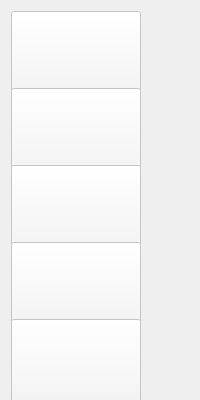
             <widget class="PhilView" name="phil1" native="true">
              <property name="minimumSize">
               <size>
                <width>0</width>
                <height>400</height>
               </size>
              </property>
              <property name="maximumSize">
               <size>
                <width>16777215</width>
                <height>400</height>
               </size>
              </property>
              <layout class="QVBoxLayout" name="verticalLayout_3">
               <item>
                <widget class="QPushButton" name="forkRightPlaceHolder1">
                 <property name="enabled">
                  <bool>false</bool>
                 </property>
                 <property name="minimumSize">
                  <size>
                   <width>130</width>
                   <height>130</height>
                  </size>
                 </property>
                 <property name="maximumSize">
                  <size>
                   <width>130</width>
                   <height>130</height>
                  </size>
                 </property>
                 <property name="text">
                  <string/>
                 </property>
                 <property name="iconSize">
                  <size>
                   <width>120</width>
                   <height>105</height>
                  </size>
                 </property>
                 <property name="checkable">
                  <bool>false</bool>
                 </property>
                 <property name="checked">
                  <bool>false</bool>
                 </property>
                 <property name="autoDefault">
                  <bool>false</bool>
                 </property>
                 <property name="default">
                  <bool>false</bool>
                 </property>
                </widget>
               </item>
               <item>
                <widget class="QPushButton" name="forkRight1">
                 <property name="enabled">
                  <bool>false</bool>
                 </property>
                 <property name="minimumSize">
                  <size>
                   <width>130</width>
                   <height>130</height>
                  </size>
                 </property>
                 <property name="maximumSize">
                  <size>
                   <width>130</width>
                   <height>130</height>
                  </size>
                 </property>
                 <property name="text">
                  <string/>
                 </property>
                 <property name="icon">
                  <iconset resource="Res.qrc">
                   <normaloff>:/philosophers/res/philosophers/Fork.png</normaloff>
                   <normalon>:/philosophers/res/philosophers/Fork.png</normalon>
                   <disabledoff>:/philosophers/res/philosophers/Fork.png</disabledoff>
                   <disabledon>:/philosophers/res/philosophers/Fork.png</disabledon>
                   <activeoff>:/philosophers/res/philosophers/Fork.png</activeoff>
                   <activeon>:/philosophers/res/philosophers/Fork.png</activeon>
                   <selectedoff>:/philosophers/res/philosophers/Fork.png</selectedoff>
                   <selectedon>:/philosophers/res/philosophers/Fork.png</selectedon>:/philosophers/res/philosophers/Fork.png</iconset>
                 </property>
                 <property name="iconSize">
                  <size>
                   <width>120</width>
                   <height>105</height>
                  </size>
                 </property>
                 <property name="checkable">
                  <bool>false</bool>
                 </property>
                 <property name="checked">
                  <bool>false</bool>
                 </property>
                 <property name="autoDefault">
                  <bool>false</bool>
                 </property>
                 <property name="default">
                  <bool>false</bool>
                 </property>
                </widget>
               </item>
               <item>
                <widget class="QPushButton" name="btnPhil1">
                 <property name="enabled">
                  <bool>false</bool>
                 </property>
                 <property name="minimumSize">
                  <size>
                   <width>130</width>
                   <height>130</height>
                  </size>
                 </property>
                 <property name="maximumSize">
                  <size>
                   <width>130</width>
                   <height>130</height>
                  </size>
                 </property>
                 <property name="text">
                  <string/>
                 </property>
                 <property name="icon">
                  <iconset resource="Res.qrc">
                   <normaloff>:/philosophers/res/philosophers/Thinking.png</normaloff>
                   <disabledoff>:/philosophers/res/philosophers/Thinking.png</disabledoff>:/philosophers/res/philosophers/Thinking.png</iconset>
                 </property>
                 <property name="iconSize">
                  <size>
                   <width>120</width>
                   <height>120</height>
                  </size>
                 </property>
                 <property name="checkable">
                  <bool>false</bool>
                 </property>
                 <property name="checked">
                  <bool>false</bool>
                 </property>
                 <property name="autoDefault">
                  <bool>false</bool>
                 </property>
                 <property name="default">
                  <bool>false</bool>
                 </property>
                </widget>
               </item>
               <item>
                <widget class="QPushButton" name="forkLeft1">
                 <property name="enabled">
                  <bool>false</bool>
                 </property>
                 <property name="minimumSize">
                  <size>
                   <width>130</width>
                   <height>130</height>
                  </size>
                 </property>
                 <property name="maximumSize">
                  <size>
                   <width>130</width>
                   <height>130</height>
                  </size>
                 </property>
                 <property name="text">
                  <string/>
                 </property>
                 <property name="icon">
                  <iconset resource="Res.qrc">
                   <normaloff>:/philosophers/res/philosophers/Knife.png</normaloff>
                   <normalon>:/philosophers/res/philosophers/Knife.png</normalon>
                   <disabledoff>:/philosophers/res/philosophers/Knife.png</disabledoff>
                   <disabledon>:/philosophers/res/philosophers/Knife.png</disabledon>
                   <activeoff>:/philosophers/res/philosophers/Knife.png</activeoff>
                   <activeon>:/philosophers/res/philosophers/Knife.png</activeon>
                   <selectedoff>:/philosophers/res/philosophers/Knife.png</selectedoff>
                   <selectedon>:/philosophers/res/philosophers/Knife.png</selectedon>:/philosophers/res/philosophers/Knife.png</iconset>
                 </property>
                 <property name="iconSize">
                  <size>
                   <width>120</width>
                   <height>105</height>
                  </size>
                 </property>
                 <property name="checkable">
                  <bool>false</bool>
                 </property>
                 <property name="checked">
                  <bool>false</bool>
                 </property>
                 <property name="autoDefault">
                  <bool>false</bool>
                 </property>
                 <property name="default">
                  <bool>false</bool>
                 </property>
                </widget>
               </item>
               <item>
                <widget class="QPushButton" name="forkLeftPlaceHolder1">
                 <property name="enabled">
                  <bool>false</bool>
                 </property>
                 <property name="minimumSize">
                  <size>
                   <width>130</width>
                   <height>130</height>
                  </size>
                 </property>
                 <property name="maximumSize">
                  <size>
                   <width>130</width>
                   <height>130</height>
                  </size>
                 </property>
                 <property name="text">
                  <string/>
                 </property>
                 <property name="iconSize">
                  <size>
                   <width>120</width>
                   <height>105</height>
                  </size>
                 </property>
                 <property name="checkable">
                  <bool>false</bool>
                 </property>
                 <property name="checked">
                  <bool>false</bool>
                 </property>
                 <property name="autoDefault">
                  <bool>false</bool>
                 </property>
                 <property name="default">
                  <bool>false</bool>
                 </property>
                </widget>
               </item>
              </layout>
             </widget>
